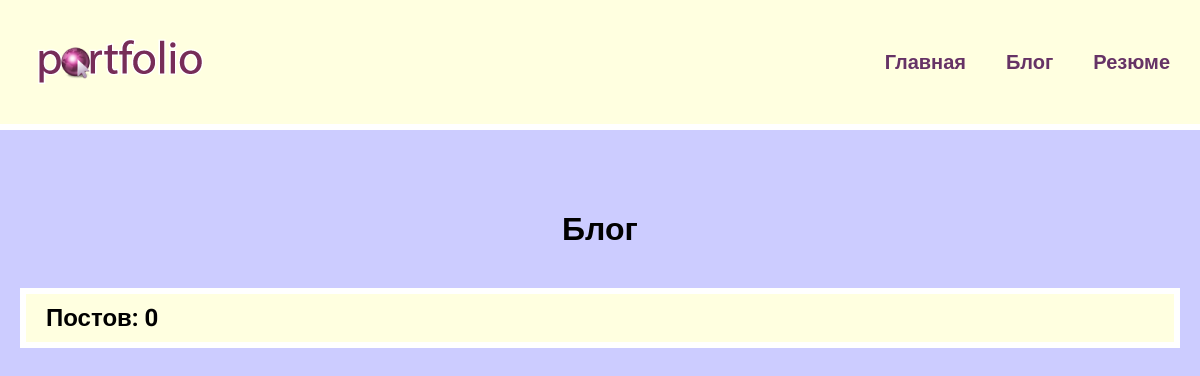
The page /blog/ on the database as committed earlier.
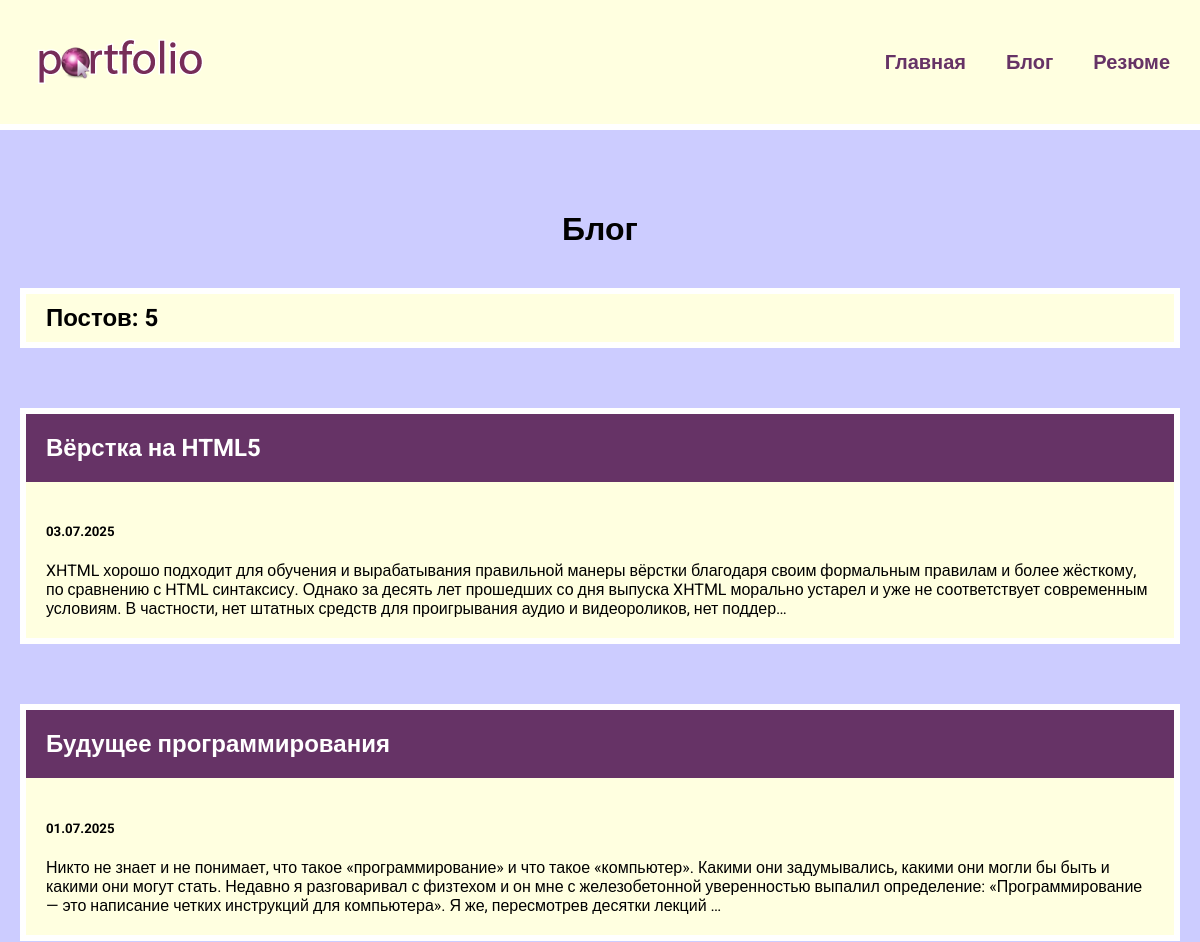
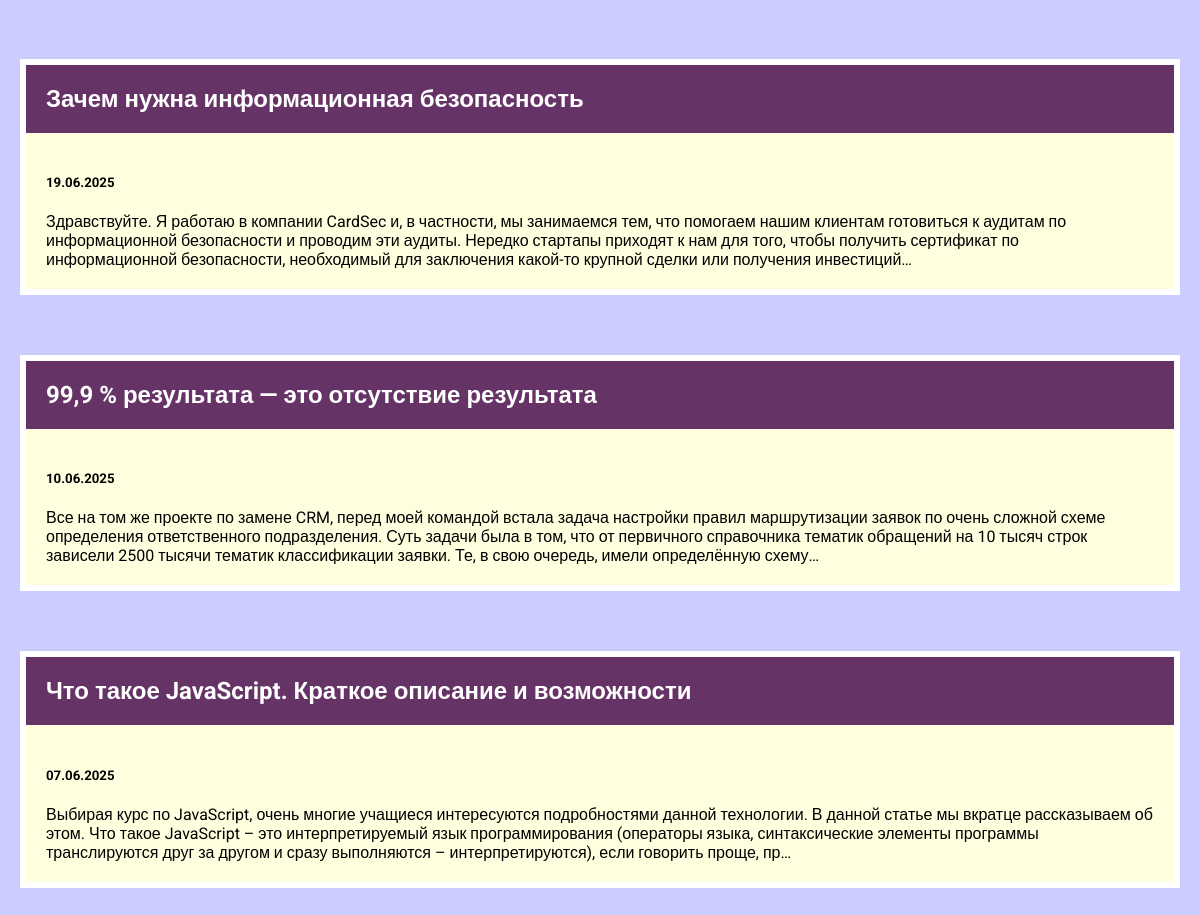
The same page on the database as committed later (2 pictures, top to bottom).
### blog/models.py (models this page shows, shortened)
class Blog(models.Model):
    title = models.CharField(max_length=200)
    description = models.TextField()
    data = models.DateField()

### blog/views.py (the view)
# urls.py: path("", views.blogs, name="blogs"),
def blogs(request):
    blogs = Blog.objects.order_by("-data")
    return render(request, "blog/blogs.html", {"blogs": blogs})

### blog/templates/blog/blogs.html
{% extends 'skills/base.html' %}
{% load static %}
{% block content %}
<h1>Блог</h1>
<h2 class="count">Постов: {{ blogs.count }}</h2>
{% for blog in blogs %}
<div class="element">
    <h2 class="top">
        <a href="{% url 'detail' blog.id %}">{{ blog.title }}</a>
    </h2>
    <div class="blog_text">
        <h5>{{ blog.data|date:'d.m.Y' }}</h5>
        <div>{{ blog.description|striptags|truncatechars:360 }}</div>
    </div>
</div>
{% endfor %}
{% endblock %}

### skills/templates/skills/base.html (shortened to what this page needs)
<!DOCTYPE html>
{% load static %}
<html lang="en">
<head>
    <link rel="stylesheet" href="{% static 'css/style.css' %}">
</head>
<body>
    <div class="menu">
        <div class="wrap">
            <div class="logo">
                <a href="{% url 'index' %}">
                    <img src="{% static 'skills/logo.png' %}" alt="">
                </a>
            </div>
            <ul>
                <li><a href="{% url 'index' %}">Главная</a></li>
                <li><a href="{% url 'blogs' %}">Блог</a></li>
                <li><a href="{% static 'skills/resume.pdf' %}" target="_blank" >Резюме</a></li>
            </ul>
        </div>
    </div>
    <div class="content">
        <div class="wrap">
            {% block content %}
            {% endblock %}
        </div>
    </div>
</body>
</html>

### skills/static/css/style.css (style rules this page uses)
body { font-family: "Roboto", sans-serif; background: #ccccff; padding: 0; margin: 0; }
.wrap { max-width: 1200px; margin: 0 auto; padding: 20px; box-sizing: border-box; }
.element, .count { flex-basis: 360px; background: lightyellow; border: 6px solid #fff; margin-bottom: 60px; }
h1 { text-align: center; margin: 60px 0 40px; }
h2 { text-align: center; margin: 20px 0; }
.top { background: #663366; margin: 0; }
.top a { color: #fff; text-decoration: none; padding: 20px; display: block; text-align: left; }
.blog_text { padding: 20px; box-sizing: border-box; }
.count { padding: 10px 20px; box-sizing: border-box; text-align: left; }
.menu { background: lightyellow; padding: 10px; border-bottom: 6px solid #FFF; }
.menu .wrap { display: flex; flex-wrap: wrap; justify-content: space-between; align-items: center; }
.menu a { color: #663366; font-weight: bold; text-decoration: none; }
.menu ul { display: flex; flex-wrap: wrap; list-style: none; font-size: 20px; }
.menu li { margin-left: 40px; }

Rows that differ between the two databases and show on the page:
added Blog: title "Вёрстка на HTML5", data "03.07.2025", description "XHTML хорошо подходит для обучения и вырабатывания правильной манеры вёрстки благодаря своим формальным правилам и более жёсткому, по сравнению с HTML синтаксису. Однако за десять лет прошедших со дня выпуска XHTML морально устарел и уже не соответствует современным условиям. В частности, нет штатных средств для проигрывания аудио и видеороликов, нет поддер…"
added Blog: title "Будущее программирования", data "01.07.2025", description "Никто не знает и не понимает, что такое «программирование» и что такое «компьютер». Какими они задумывались, какими они могли бы быть и какими они могут стать. Недавно я разговаривал с физтехом и он мне с железобетонной уверенностью выпалил определение: «Программирование — это написание четких инструкций для компьютера». Я же, пересмотрев десятки лекций …"
added Blog: title "Зачем нужна информационная безопасность", data "19.06.2025", description "Здравствуйте. Я работаю в компании CardSec и, в частности, мы занимаемся тем, что помогаем нашим клиентам готовиться к аудитам по информационной безопасности и проводим эти аудиты. Нередко стартапы приходят к нам для того, чтобы получить сертификат по информационной безопасности, необходимый для заключения какой-то крупной сделки или получения инвестиций…"
added Blog: title "99,9 % результата — это отсутствие результата", data "10.06.2025", description "Все на том же проекте по замене CRM, перед моей командой встала задача настройки правил маршрутизации заявок по очень сложной схеме определения ответственного подразделения. Суть задачи была в том, что от первичного справочника тематик обращений на 10 тысяч строк зависели 2500 тысячи тематик классификации заявки. Те, в свою очередь, имели определённую схему…"
added Blog: title "Что такое JavaScript. Краткое описание и возможности", data "07.06.2025", description "Выбирая курс по JavaScript, очень многие учащиеся интересуются подробностями данной технологии. В данной статье мы вкратце рассказываем об этом. Что такое JavaScript – это интерпретируемый язык программирования (операторы языка, синтаксические элементы программы транслируются друг за другом и сразу выполняются – интерпретируются), если говорить проще, пр…"
Other text that changed with them:
{{ blogs.count }}: "0" → "5"
